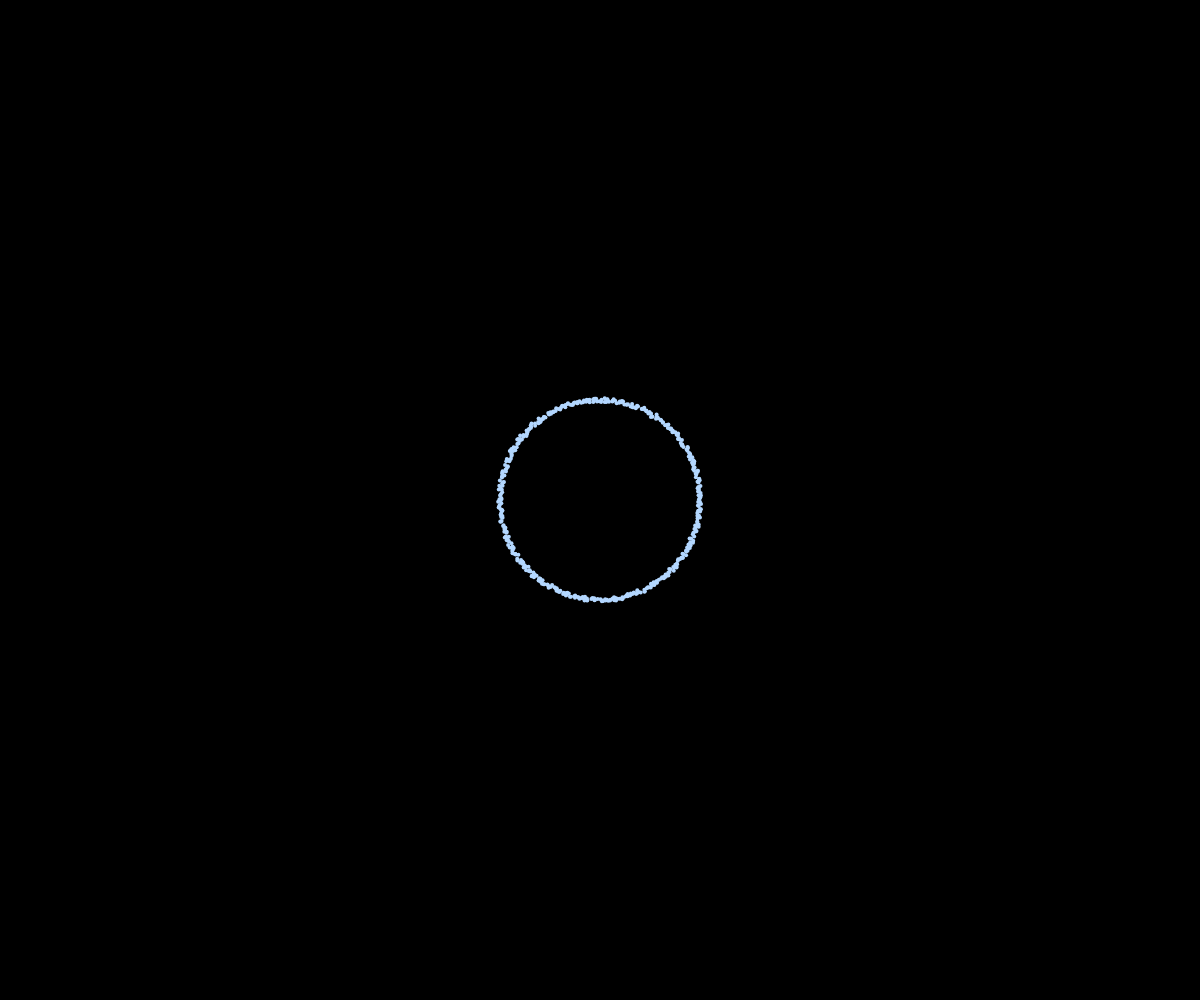
Frame 1 (no input)
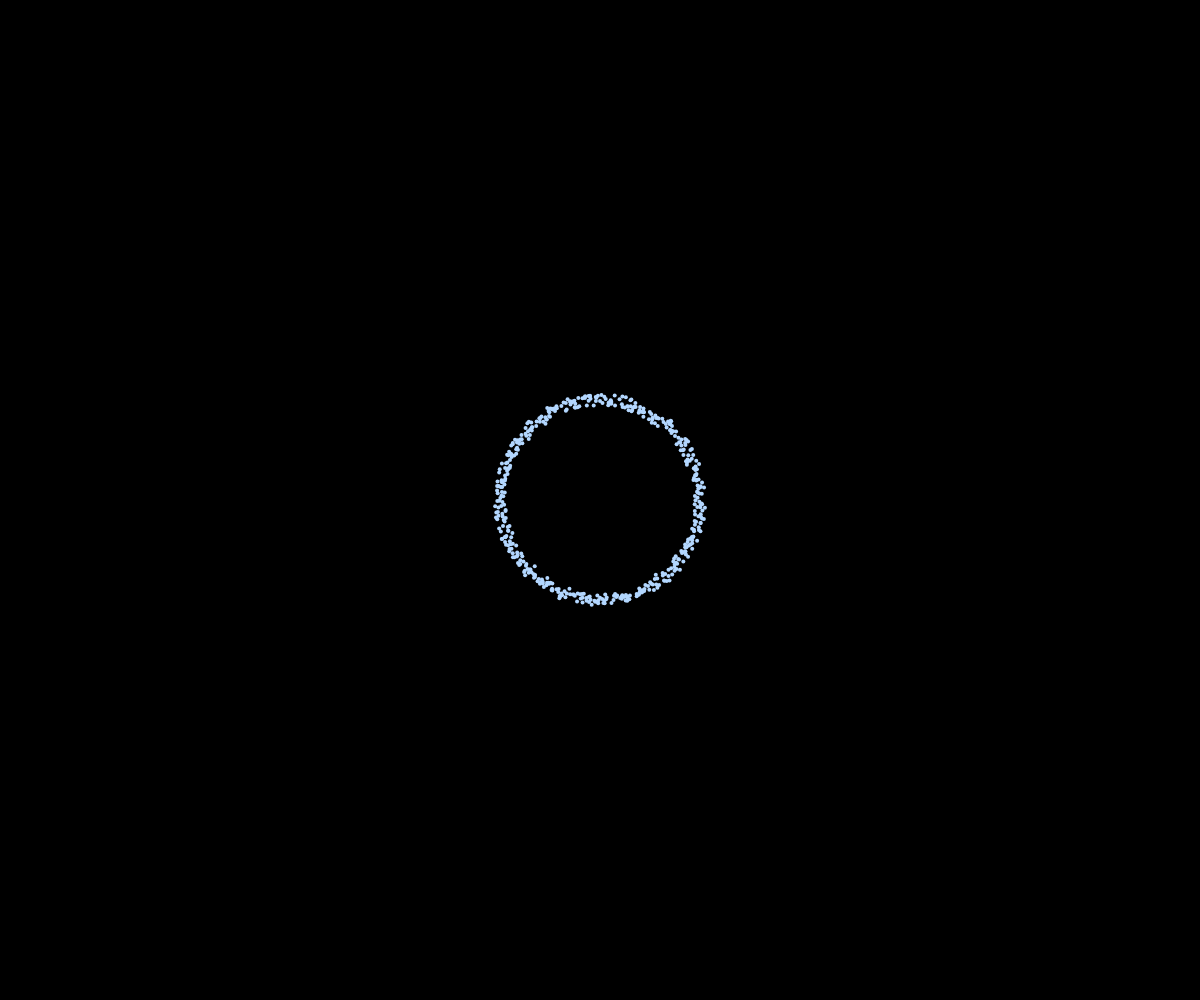
Frame 60 (no input)
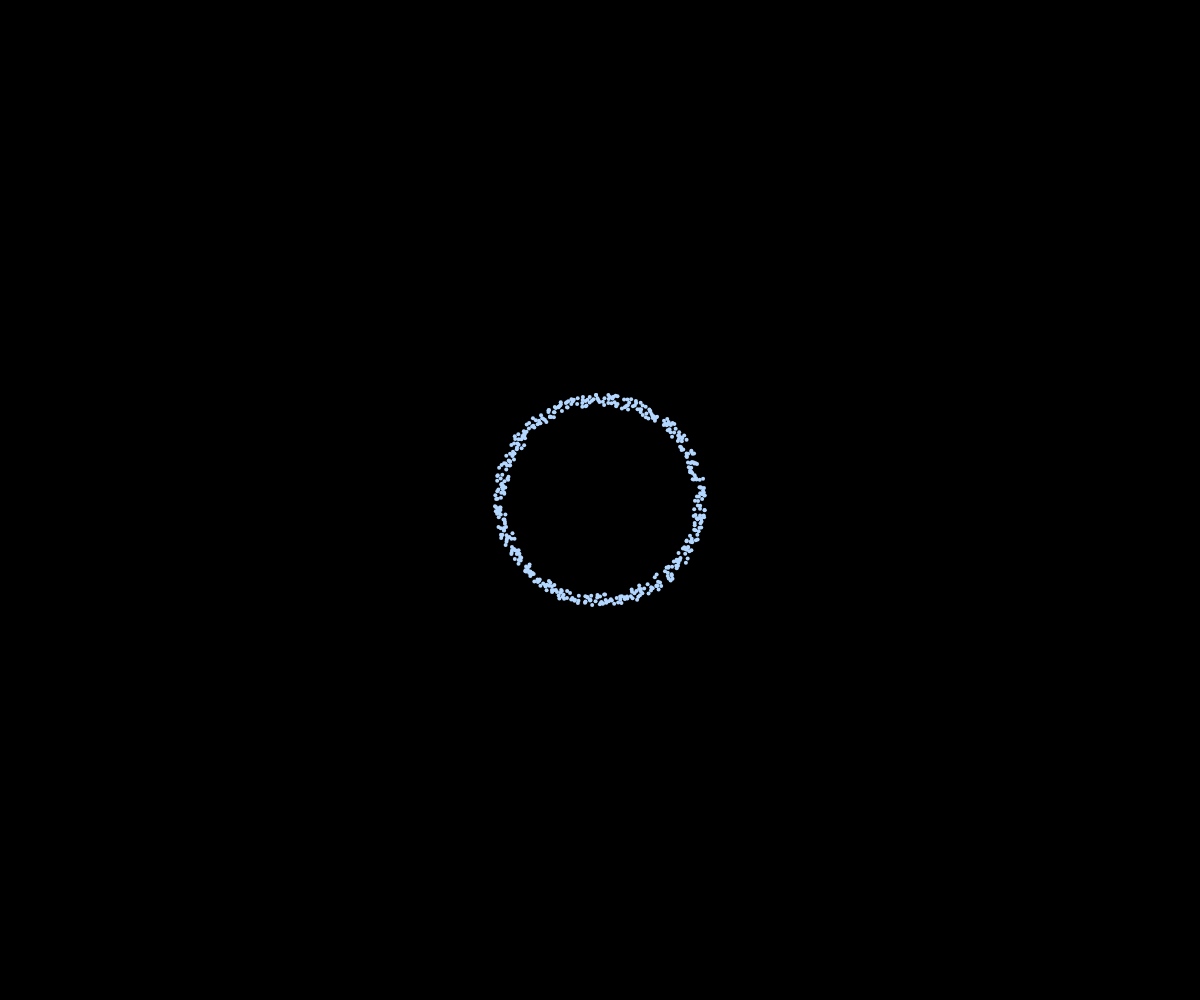
Frame 120 (the mouse pressed at the canvas centre since frame 60)

The p5.js sketch that drew these frames (run headless with seeded random() and noise() and a simulated clock; from frame 60 on, the mouse is pressed at the canvas centre):

// p5.js sketch
// ── sketch.js
var ring
var center

function setup() {
    createCanvas(windowWidth, windowHeight)
    center = createVector(width / 2, height / 2)

    randomSeed(1)

    stroke(179, 215, 255)
    strokeWeight(4)
    ring = new Ring(center, 100, 500)
    //ring = new Ring(center, 100, 3)
    //ring = new Ring(center, 100, 8)
    ring.jiggle(2, 5)
    //ring.rotate()
}

function draw() {
    background(0)
    //if (random(1) > 0.97) {
        //ring.burstParticle(1, 1)
    //}
    //if (random(1) > 0.995) {
        //ring.burst(7, 3)
    //}
    ring.update()
    ring.display()
}

// ── particle.js
class Particle {

    constructor(x, y) {
        this.pos = createVector(x, y)
        this.vel = createVector(0, 0)
        this.acc = createVector(0, 0)
    }

    applyForce(force) {
        this.acc.add(force)
    }

    update() {
        this.vel.add(this.acc)
        this.pos.add(this.vel)
        this.acc.mult(0)
    }

    display() {
        point(this.pos.x, this.pos.y)
    }

}

// ── ring.js
class Ring {

    constructor(center, radius, density) {
        this.x = center.x
        this.y = center.y
        this.r = radius
        this.d = density
        this.particles = []
        this.generateRing()
    }

    generateRing() {
        for (var i = 0; i < TWO_PI; i += TWO_PI / this.d) {
            let xp = this.x + this.r * cos(i);
            let yp = this.y + this.r * sin(i);
            let direction = createVector(xp - this.x, yp - this.y).normalize()

            let p = new RingParticle(xp, yp, direction)
            this.particles.push(p)
        }
    }

    rotate() {
        for (var i = 0; i < this.particles.length; i++) {
            let p = this.particles[i]
            p.rotate()
        }
    }

    jiggle(factor, displacement) {
        for (var i = 0; i < this.particles.length; i++) {
            let p = this.particles[i]
            if (!p.isBurst) {
                p.jiggle(factor, displacement)
            }
        }
    }

    burstParticle(max = 1, min = 0.5) {
        let unburstParticles = this.particles.filter(p => !p.isBurst)
        if (unburstParticles.length) {
            let index = parseInt(random(unburstParticles.length))
            let p = unburstParticles[index]
            p.burst(random(min, max))
        }
    }

    pulse() {
        let unburstParticles = this.particles.filter(p => !p.isBurst)
        for (var i = 0; i < unburstParticles.length; i++) {
            let p = unburstParticles[i]
            p.pulse()
        }
    }

    burst(max = 1, min = 0.5) {
        //for (var i = 0; i < this.particles.length; i++) {
            //let p = this.particles[i]
            //p.burst(random(min, max))
        //}
        let unburstParticles = this.particles.filter(p => !p.isBurst)
        for (var i = 0; i < unburstParticles.length; i++) {
            let p = unburstParticles[i]
            p.burst(random(min, max))
        }
    }

    update() {
        for (var i = 0; i < this.particles.length; i++) {
            let p = this.particles[i]
            p.setDirection(this.x, this.y)
            p.update()
        }
    }

    display() {
        for (var i = 0; i < this.particles.length; i++) {
            let p = this.particles[i]
            p.display()
        }
    }

}

// ── ring_particle.js
class RingParticle extends Particle {

    constructor(x, y, direction) {
        super(x, y)
        this.x0 = x
        this.y0 = y
        this.dir = direction

        this.isBurst = false
        this.rotating = false
        this.jiggling = false
    }

    setDirection(x, y) {
        let dir = createVector(this.pos.x - x, this.pos.y - y).normalize()
        this.dir = dir
    }

    burst(burstSpeed, easing = null) {
        if (this.isBurst) {
            return false
        }

        let d = this.dir
        this.applyForce(d.mult(burstSpeed))
        this.isBurst = true
        this.jiggling = false
    }

    rotate() {
        this.rotating = true
    }

    pulse() {
        //console.log('here')
        //this.applyForce(this.dir)
        //this.acc.add(this.dir.x * 10, this.dir.y * 10)
    }

    update() {
        if (this.rotating) {
            this.pos.add(createVector(this.dir.y, -this.dir.x))
            this.x0 = this.pos.x
            this.y0 = this.pos.y
        }

        if (this.jiggling) {
            this.performJiggle()
        }

        super.update()
    }

    jiggle(factor, displacement) {
        this.jf = factor
        this.jd = displacement
        this.jiggling = true
    }

    performJiggle() {
        this.pos.x = this.pos.x + random(-1, 1) * this.jf
        this.pos.y = this.pos.y + random(-1, 1) * this.jf

        this.pos.x = constrain(this.pos.x, this.x0 - this.jd, this.x0 + this.jd)
        this.pos.y = constrain(this.pos.y, this.y0 - this.jd, this.y0 + this.jd)
    }

}
